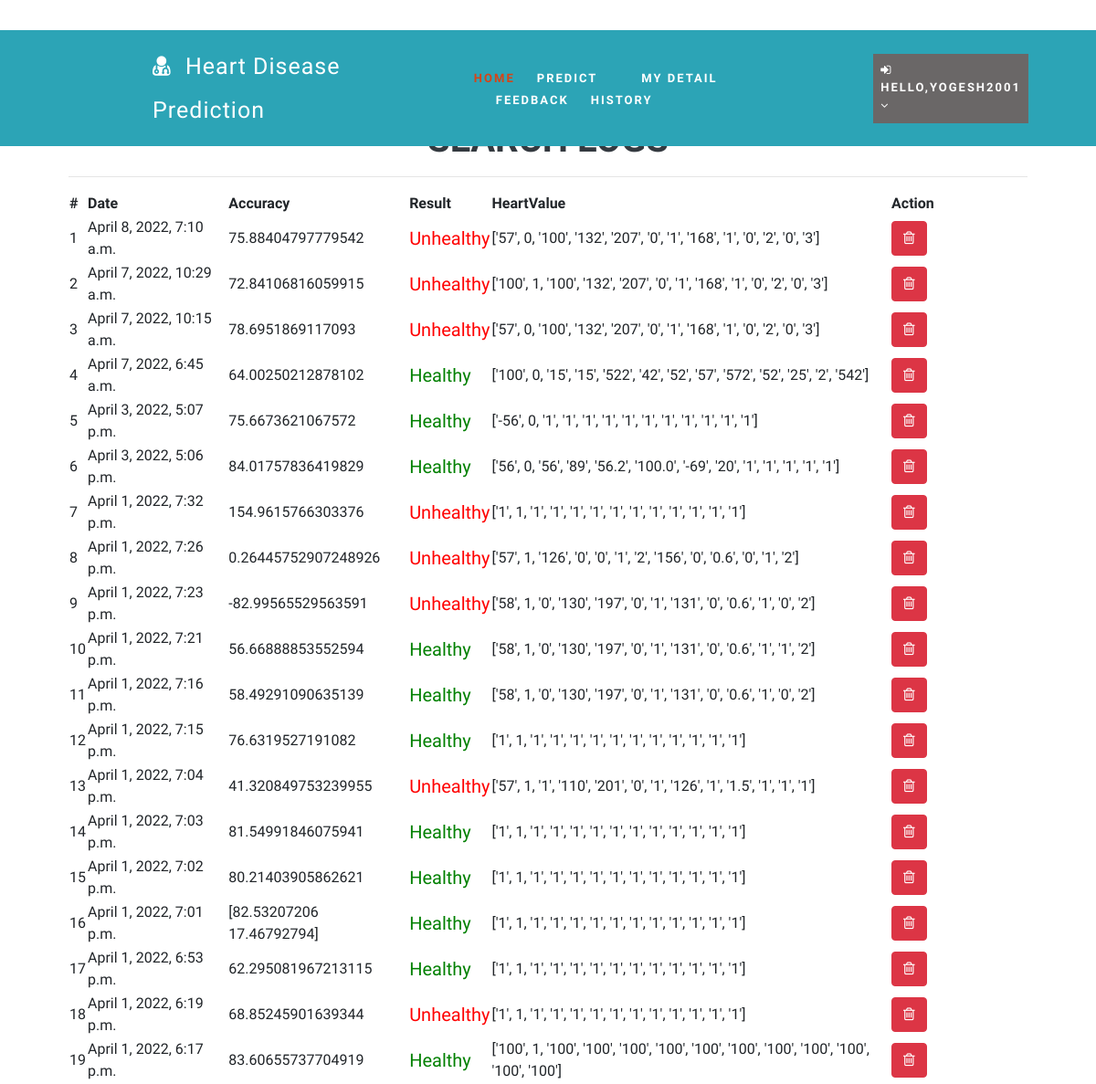
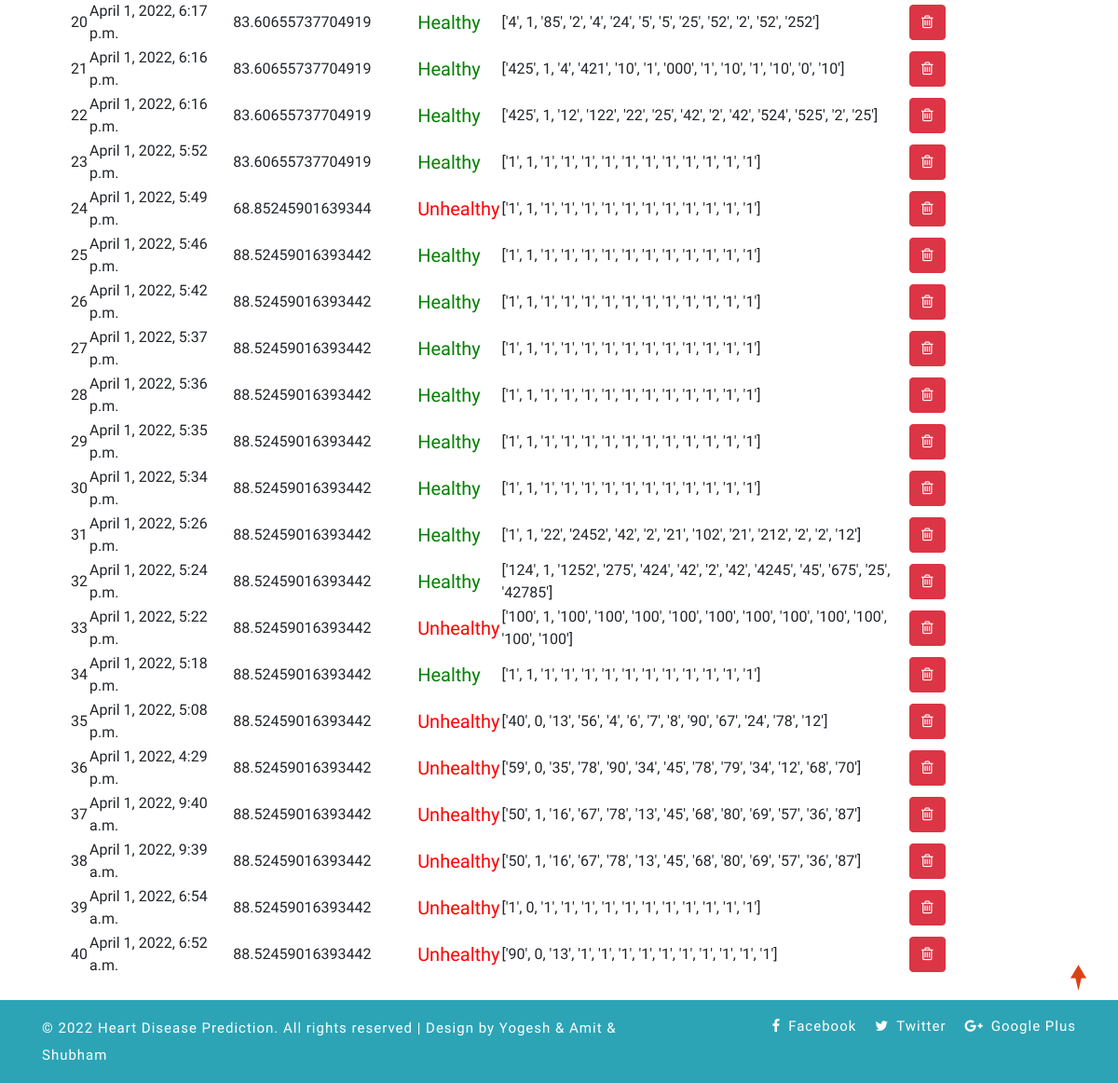
The page /view_search_pat (signed in) on the database as committed earlier (2 pictures, top to bottom).
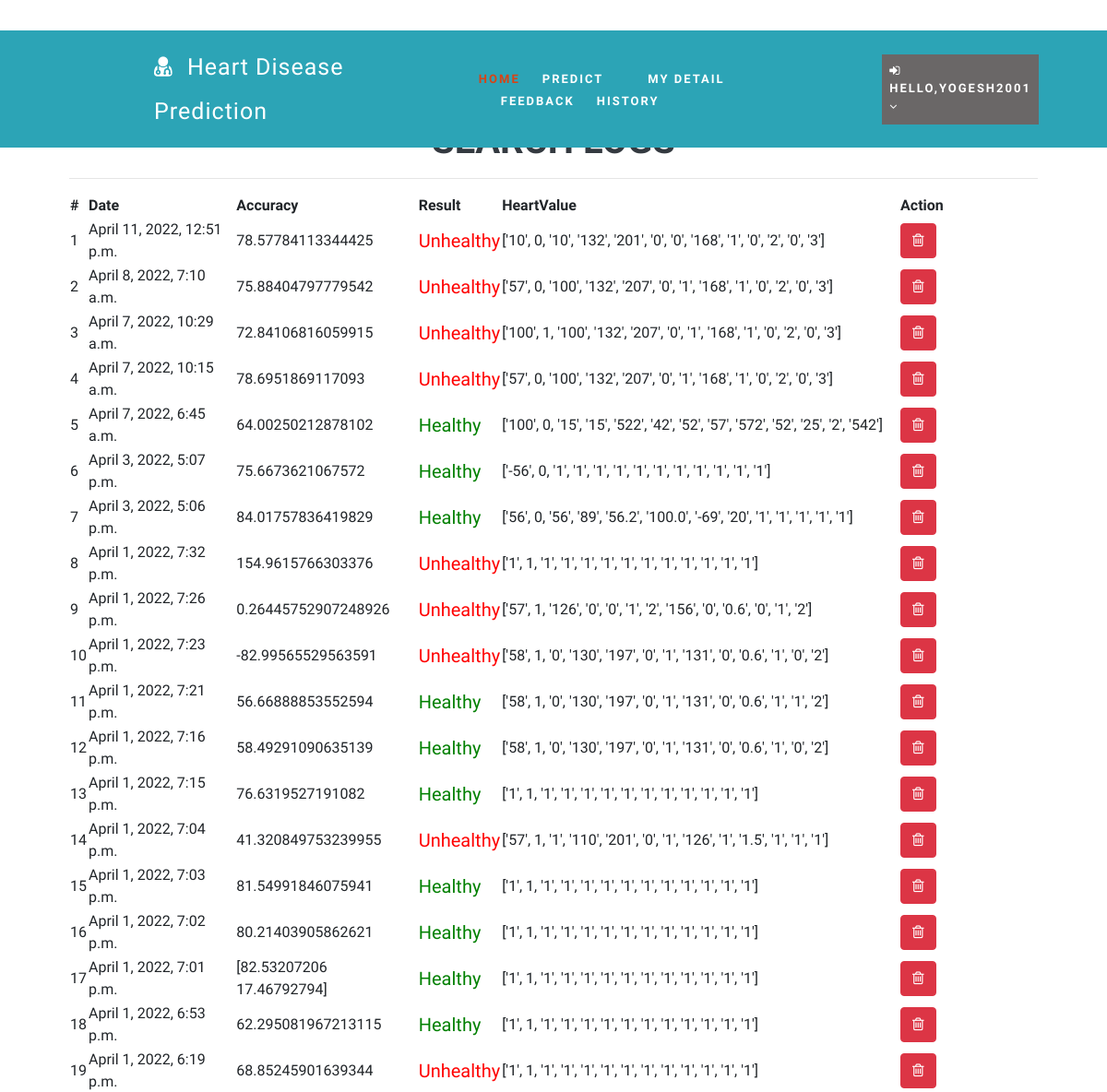
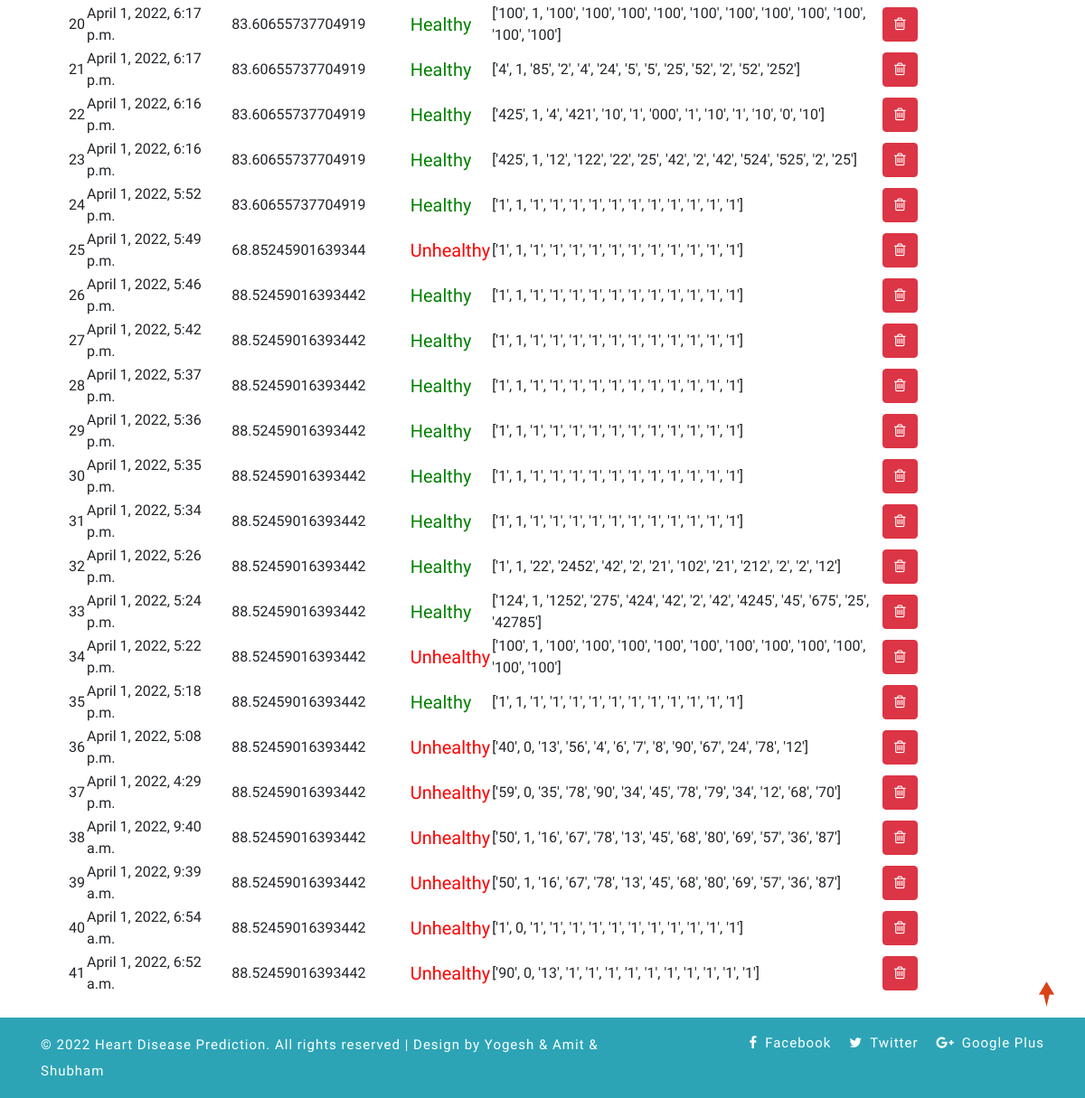
The same page on the database as committed later (2 pictures, top to bottom).
### health/models.py (models this page shows)
class Search_Data(models.Model):
    patient = models.ForeignKey(Patient, on_delete=models.CASCADE, null=True)
    prediction_accuracy = models.CharField(max_length=100,null=True,blank=True)
    result = models.CharField(max_length=100,null=True,blank=True)
    values_list = models.CharField(max_length=100,null=True,blank=True)
    created = models.DateTimeField(auto_now=True,null=True)
    def __str__(self):
        return self.patient.user.username

### health/views.py (the view)
# urls.py: path('view_search_pat', view_search_pat,name="view_search_pat"),
@login_required(login_url="login")
def view_search_pat(request):
    doc = None
    try:
        doc = Doctor.objects.get(user=request.user)
        data = Search_Data.objects.filter(patient__address__icontains=doc.address).order_by('-id')
    except:
        try:
            doc = Patient.objects.get(user=request.user)
            data = Search_Data.objects.filter(patient=doc).order_by('-id')
            print(data)
        except:
            data = Search_Data.objects.all().order_by('-id')
    return render(request,'view_search_pat.html',{'data':data})

### health/templates/view_search_pat.html
{% extends 'index.html' %}
{% load static %}
{% block body %}
<div class="container-fluid" style="width:90%;margin-top:8%">
                    <div class="container-fluid">
                        <h1 align="center" class="w3ls-title text-uppercase text-dark font-weight-bold">Search Logs</h1>
                         </div><hr>
                                <table id="example" class="display" style="width:100%">
                                  <thead>
                                    <tr>
                                      <th>#</th>
                                      {% if request.user.patient_set.all.0 %}
                                      <th>Date</th>
                                      {% else %}
                                      <th>Patient Name</th>
                                      {% endif %}
                                      <th>Accuracy</th>
                                      <th>Result</th>
                                      <th>HeartValue</th>
                                      <th>Action</th>
                                  </tr>
                              </thead>
                              <tbody>
                              {% for i in data %}
                                <tr>
                                  <td>{{forloop.counter}}</td>
                                  {% if request.user.patient_set.all.0 %}
                                    <td>{{i.created}}</td>
                                  {% else %}
                                  <td>{{i.patient.user.first_name}} {{i.patient.user.last_name}}</td>
                                  {% endif %}
                                    <td>{{i.prediction_accuracy}}</td>
                                    <td>{% if i.result == "0" %}
                                      <h5 style="color:green">Healthy</h5>
                                      {% else %}
                                      <h5 style="color:red">Unhealthy</h5>
                                  {% endif %}
                                  </td>
                                  <td>{{i.values_list}}</td>
                                  <td style="width:150px">
                                      <a href="/delete_searched/{{i.id}}" ><button class="btn btn-danger" onclick="return confirm('Are you sure?')"><i class="fa fa-trash-o"></i></button></a></td>
                              </tr>
                              {% endfor %}
                          </tbody>
                      </table>
                  </div>
{% endblock %}

### health/templates/index.html (shortened to what this page needs)
<!DOCTYPE html>
{% load static %}
<html lang="zxx">
<head>
	<link rel="stylesheet" href="{% static 'css/bootstrap.css' %}">
	<link href="{% static 'css/css_slider.css' %}" type="text/css" rel="stylesheet" media="all">
	<link rel="stylesheet" href="{% static 'css/style.css' %}" type="text/css" media="all" />
	<link href="{% static 'css/font-awesome.min.css' %}" rel="stylesheet">
<link rel='stylesheet' type='text/css' href="https://cdn.datatables.net/1.10.21/css/jquery.dataTables.min.css">
<link rel='stylesheet' type='text/css' href="https://cdn.datatables.net/buttons/1.6.2/css/buttons.dataTables.min.css">
</head>
<body>
	<div id="home" style="margin-bottom:2%">
		<header>
			<div class="top-bar py-3">
				<div class="container">
					<div class="row">
						<div class="col-xl-7 col-lg-6 col-md-4 top-social-agile text-md-right text-center mt-md-0 mt-2">
							<div class="row">
								<div class="col-xl-3 col-lg-4 col-6 top-w3layouts p-md-0 text-right">
								</div>
								<div class="col-xl-3 col-lg-4 col-6 header-w3layouts text-md-right text-left">
								</div>
							</div>
						</div>
					</div>
				</div>
			</div>
		</header>
		<div class="main-top" style="background:rgb(44, 164, 182)">
			<div class="container-fluid">
				<div class="header d-md-flex justify-content-between align-items-center py-3">
					<div id="logo" style="margin-left:13%">
						<h1><p style="color:#FFFFFF ; font-size:25px">
							<span class="fa fa-user-md mr-2"></span>
							<span class="logo-sp">Heart Disease</span> Prediction
							</p>
						</h1>
					</div>
					{% if request.user.is_staff %}
					<div class="nav_w3ls" style="margin-right:4%">
						<nav>
							<label for="drop1" class="toggle">Menu</label>
							<input type="checkbox" id="drop1" />
							<ul class="menu" style="padding:15px;width:100%">
								<li class="mx-lg-4 mx-md-3 my-md-0 my-2"><a href="{% url 'admin_home' %}" >Home</a></li>
								<li>
									<label for="drop-2" class="toggle toogle-2"> <span class="fa fa-angle-down" aria-hidden="true"></span>
									</label>
									<a href="#"> Doctor <span class="fa fa-angle-down" aria-hidden="true"></span></a>
									<ul style="margin-top:2%;width:40%;margin-right:0%">
										<li style="width:100%;"><a href="/add_doctor" class="drop-text">Add Doctor</a></li>
										<li style="width:100%;"><a href="/view_doctor" class="drop-text">View Doctor</a></li>
									</ul>
								</li>
								<li class="mx-lg-4 mx-md-3 my-md-0 my-2"><a href="/view_patient">Patient</a></li>
								<li class="mx-lg-4 mx-md-3 my-md-0 my-2">
									<a href="/view_search_pat">Searched Data</a></li>
								<li><a href="/view_feedback">Feedback</a></li>
							</ul>
						</nav>
					</div>
					<div class="nav_w3ls" style="margin-right:3%">
						<nav>
							<label for="drop2" class="toggle">Menu</label>
							<input type="checkbox" id="drop2" />
							<ul class="menu">
								<li class="mx-lg-4 mx-md-3 my-md-0 my-2" style="background:red;padding:8px">
									<label for="drop-2" class="toggle toogle-2"> <span class="fa fa-angle-down" aria-hidden="true"></span>
									</label>
									<a href="#"><i class="fa fa-user"></i> {{request.user.username}} <span class="fa fa-angle-down" aria-hidden="true"></span></a>
									<ul style="margin-top:10%;width:80%;margin-right:5%">
										<li style="width:100%;"><a href="{% url 'change_password' %}" class="drop-text">Password</a></li>
										<li style="width:100%;"><a href="{% url 'logout' %}" class="drop-text">Logout</a></li>
									</ul>
								</li>
							</ul>
						</nav>
					</div>
					{% elif request.user.patient_set.all.0 %}
					<div class="nav_w3ls" style="margin-left:5%;font-weight:bold">
						<nav>
							<ul class="menu" style="padding:15px;width:100%">
								<li><a href="{% url 'patient_home' %}" class="active">Home</a></li>
								<li class="mx-lg-4 mx-md-3 my-md-0 my-2"><a href="/add_heartdetail">Predict</a></li>
								<li class="mx-lg-4 mx-md-3 my-md-0 my-2"><a href="/profile_doctor">My Detail</a></li>
								<li class="mx-lg-4 mx-md-3 my-md-0 my-2"><a href="/sent_feedback">Feedback</a></li>
								<li><a href="/view_search_pat">History</a></li>
							</ul>
						</nav>
					</div>
					<div class="nav_w3ls" style="margin-right:3%">
						<nav>
							<ul class="menu">
								<li class="mx-lg-4 mx-md-3 my-md-0 my-2" style="background:#6a6767;padding:8px">
									<a href="#"><i class="fa fa-sign-in"></i> Hello,{{request.user.username}} <span class="fa fa-angle-down" aria-hidden="true"></span></a>
								</li>
							</ul>
						</nav>
					</div>
					{% endif %}
				</div>
			</div>
		</div>
		{% block body %}
		{% endblock %}
	</div>
	<div class="copy-w3pvt" style="background:rgb(44, 164, 182);color:white">
		<div class="container py-3">
			<div class="row">
				<div class="col-lg-7 w3ls_footer_grid1_left text-lg-left text-center">
					<p style="color:white">&copy; 2022 Heart Disease Prediction. All rights reserved | Design by Yogesh & Amit & Shubham</a>
					</p>
				</div>
				<div class="col-lg-5 w3ls_footer_grid_left1_pos text-lg-right text-center mt-lg-0 mt-2">
					<ul style="color:white">
						<li>
							<a href="#" style="color:white" class="facebook">
								<span class="fa fa-facebook-f mr-2"></span>Facebook</a>
						</li>
						<li class="mx-3">
							<a href="#" style="color:white" class="twitter">
								<span class="fa fa-twitter mr-2"></span>Twitter</a>
						</li>
						<li>
							<a href="#" style="color:white" class="google">
								<span class="fa fa-google-plus mr-2"></span>Google Plus</a>
						</li>
					</ul>
				</div>
			</div>
		</div>
	</div>
	<a href="#home" style="color:white" class="move-top text-center"></a>
</body>
</html>

### health/static/css/style.css (style rules this page uses)
body { padding: 0; margin: 0; background: #FFF; font-family: 'Quicksand', sans-serif; }
body a, body button { transition: 0.5s all; -webkit-transition: 0.5s all; -moz-transition: 0.5s all; -o-transition: 0.5s all; -ms-transition: 0.5s all; text-decoration: none; }
html { scroll-behavior: smooth; }
h1, h2, h3, h4, h5, h6 { margin: 0; padding: 0; font-family: 'Mukta', sans-serif; }
p { margin: 0; padding: 0; font-size: 15px; letter-spacing: 1px; line-height: 1.9; color: #999; font-family: 'Quicksand', sans-serif; }
ul, ol { margin: 0; padding: 0; }
a.move-top { width: 34px; height: 34px; background: url(../images/move-top.png) no-repeat; display: inline-block; position: fixed; bottom: 4%; right: 2%; z-index: 0; }
#home { position: relative; }
.main-top { position: absolute; z-index: 999; width: 100%; background: rgba(0, 0, 0, 0.4); }
nav { margin: 0; padding: 0; }
span.logo-sp { font-weight: 100; }
nav:after { content: ""; display: table; clear: both; }
nav ul { float: right; padding: 0; margin: 0; list-style: none; position: relative; }
nav ul li { margin: 0px; display: inline-block; float: left; }
nav a { padding: 0; color: #fff; font-size: 13px; letter-spacing: 2px; font-weight: 700; text-transform: uppercase; display: inline-block; transition: 0.5s all; -webkit-transition: 0.5s all; -moz-transition: 0.5s all; -o-transition: 0.5s all; -ms-transition: 0.5s all; }
.menu li a.active, .menu li a:hover { color: #2196f3; transition: 0.5s all; -webkit-transition: 0.5s all; -moz-transition: 0.5s all; -o-transition: 0.5s all; -ms-transition: 0.5s all; color: #d84315; }
li>a:only-child:after { content: ''; }
.w3ls_footer_grid_left1_pos ul li, ul.list-part li { display: inline-block; }
.w3ls_footer_grid_left1_pos ul li a { color: #000; text-decoration: none; letter-spacing: 1px; font-size: 15px; }
.w3ls_footer_grid1_left p { color: #484848; font-weight: 500; }

Rows that differ between the two databases and show on the page:
added Search_Data: created "April 11, 2022, 12:51 p.m.", prediction_accuracy "78.57784113344425", result "Unhealthy", values_list "['10', 0, '10', '132', '201', '0', '0', '168', '1', '0', '2', '0', '3']"
